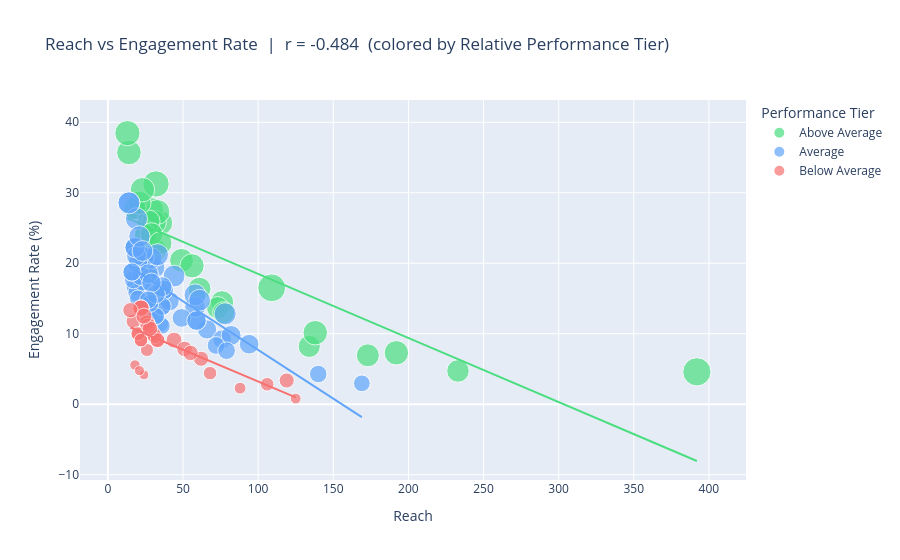

This figure's notebook cell:
### Markdown cell above
## 7. Reach vs Engagement Rate Correlation

> This chart illustrates the reach bias directly —
> posts with higher reach tend to have lower ER even with similar absolute engagements.

### Code cell
if denom_col and denom_col in df.columns:
    plot_df = df[[denom_col, er_col, ps_col, tier_rel]].dropna()
    corr    = plot_df[denom_col].corr(plot_df[er_col])

    print(f"Pearson correlation ({denom_col} vs ER): {corr:.3f}")
    if corr < -0.2:
        print(f"→ Negative correlation confirms reach bias:")
        print(f"  Posts with more reach tend to have lower ER.")
        print(f"  This is why Performance Score is needed alongside ER.")

    fig = px.scatter(
        plot_df,
        x=denom_col, y=er_col,
        color=tier_rel,
        size=ps_col,
        color_discrete_map={
            "Above Average": "#4ade80",
            "Average":       "#60a5fa",
            "Below Average": "#f87171"
        },
        trendline="ols",
        title=f"Reach vs Engagement Rate  |  r = {corr:.3f}  (colored by Relative Performance Tier)",
        labels={
            denom_col: denom_col.replace("_"," ").title(),
            er_col:    "Engagement Rate (%)",
            tier_rel:  "Performance Tier"
        }
    )
    fig.show()

### Figure 1 — Plotly figure (JSON) as saved in the notebook; plotly's stock layout.template omitted (floating-point values rounded to 4 significant figures)
{"data": [{"hovertemplate": "Performance Tier=Above Average<br>Reach=%{x}<br>Engagement Rate (%)=%{y}<br>performance_score=%{marker.size}<extra></extra>", "legendgroup": "Above Average", "marker": {"color": "#4ade80", "size": [48.49, 39.94, 41.24, 48.53, 64.78, 47.95, 62.74, 40.92, 40.92, 39.57, 40.92, 46.2, 43.37, 45.95, 42.38, 56.35, 50.05, 39.82, 43.9, 48.97, 51.77, 39.57, 44.12, 40.19, 42.14, 48.38, 47.73, 42.71, 43.33, 48.7, 39.66], "sizemode": "area", "sizeref": 0.162, "symbol": "circle"}, "mode": "markers", "name": "Above Average", "orientation": "v", "showlegend": true, "type": "scatter", "x": [192.0, 32.0, 233.0, 35.0, 392.0, 29.0, 109.0, 18.0, 18.0, 25.0, 18.0, 31.0, 76.0, 49.0, 61.0, 32.0, 33.0, 134.0, 27.0, 14.0, 13.0, 25.0, 21.0, 73.0, 29.0, 23.0, 56.0, 173.0, 35.0, 138.0, 77.0], "xaxis": "x", "y": [7.292, 21.88, 4.721, 25.71, 4.592, 27.59, 16.51, 27.78, 27.78, 24.0, 27.78, 25.81, 14.47, 20.41, 16.39, 31.25, 27.27, 8.209, 25.93, 35.71, 38.46, 24.0, 28.57, 13.7, 24.14, 30.43, 19.64, 6.936, 22.86, 10.14, 12.99], "yaxis": "y"}, {"hovertemplate": "<b>OLS trendline</b><br>engagement_rate_pct = -0.0908999 * reach + 27.5756<br>R<sup>2</sup>=0.671989<br><br>Performance Tier=Above Average<br>Reach=%{x}<br>Engagement Rate (%)=%{y} <b>(trend)</b><extra></extra>", "legendgroup": "Above Average", "marker": {"color": "#4ade80", "symbol": "circle"}, "mode": "lines", "name": "Above Average", "showlegend": false, "type": "scatter", "x": [13.0, 14.0, 18.0, 18.0, 18.0, 21.0, 23.0, 25.0, 25.0, 27.0, 29.0, 29.0, 31.0, 32.0, 32.0, 33.0, 35.0, 35.0, 49.0, 56.0, 61.0, 73.0, 76.0, 77.0, 109.0, 134.0, 138.0, 173.0, 192.0, 233.0, 392.0], "xaxis": "x", "y": [26.39, 26.3, 25.94, 25.94, 25.94, 25.67, 25.48, 25.3, 25.3, 25.12, 24.94, 24.94, 24.76, 24.67, 24.67, 24.58, 24.39, 24.39, 23.12, 22.49, 22.03, 20.94, 20.67, 20.58, 17.67, 15.39, 15.03, 11.85, 10.12, 6.396, -8.057], "yaxis": "y"}, {"hovertemplate": "Performance Tier=Average<br>Reach=%{x}<br>Engagement Rate (%)=%{y}<br>performance_score=%{marker.size}<extra></extra>", "legendgroup": "Average", "marker": {"color": "#60a5fa", "size": [27.39, 35.04, 22.56, 34.0, 26.22, 29.95, 24.92, 31.42, 32.92, 32.92, 29.01, 31.11, 24.06, 23.89, 30.9, 22.28, 28.55, 30.64, 25.17, 23.52, 32.09, 28.15, 38.93, 35.08, 25.17, 32.11, 25.67, 36.33, 25.89, 28.57, 32.09, 23.29, 39.32, 24.93, 32.5, 34.0, 39.1, 30.71, 28.92, 27.39, 26.98, 30.9, 31.75, 31.75, 23.52, 26.98, 22.81, 39.45, 39.3, 25.17, 39.32, 39.54, 32.92, 36.94, 28.99, 38.46, 25.26, 34.89, 30.52, 25.67], "sizemode": "area", "sizeref": 0.162, "symbol": "circle"}, "mode": "markers", "name": "Average", "orientation": "v", "showlegend": true, "type": "scatter", "x": [36.0, 31.0, 35.0, 24.0, 26.0, 66.0, 18.0, 94.0, 18.0, 18.0, 76.0, 28.0, 19.0, 31.0, 59.0, 36.0, 33.0, 41.0, 28.0, 32.0, 37.0, 23.0, 44.0, 58.0, 28.0, 82.0, 72.0, 29.0, 17.0, 49.0, 37.0, 20.0, 14.0, 140.0, 36.0, 24.0, 58.0, 20.0, 22.0, 36.0, 16.0, 59.0, 19.0, 27.0, 32.0, 16.0, 169.0, 19.0, 33.0, 28.0, 14.0, 78.0, 18.0, 21.0, 32.0, 61.0, 79.0, 23.0, 29.0, 27.0], "xaxis": "x", "y": [13.89, 19.35, 11.43, 20.83, 15.38, 10.61, 16.67, 8.511, 22.22, 22.22, 9.21, 17.86, 15.79, 12.9, 11.86, 11.11, 15.15, 14.63, 14.29, 12.5, 16.22, 17.39, 18.18, 13.79, 14.29, 9.756, 8.333, 20.69, 17.65, 12.24, 16.22, 15.0, 28.57, 4.286, 16.67, 20.83, 15.52, 20.0, 18.18, 13.89, 18.75, 11.86, 21.05, 18.52, 12.5, 18.75, 2.959, 26.32, 21.21, 14.29, 28.57, 12.82, 22.22, 23.81, 15.62, 14.75, 7.595, 21.74, 17.24, 14.81], "yaxis": "y"}, {"hovertemplate": "<b>OLS trendline</b><br>engagement_rate_pct = -0.138109 * reach + 21.5049<br>R<sup>2</sup>=0.596779<br><br>Performance Tier=Average<br>Reach=%{x}<br>Engagement Rate (%)=%{y} <b>(trend)</b><extra></extra>", "legendgroup": "Average", "marker": {"color": "#60a5fa", "symbol": "circle"}, "mode": "lines", "name": "Average", "showlegend": false, "type": "scatter", "x": [14.0, 14.0, 16.0, 16.0, 17.0, 18.0, 18.0, 18.0, 18.0, 19.0, 19.0, 19.0, 20.0, 20.0, 21.0, 22.0, 23.0, 23.0, 24.0, 24.0, 26.0, 27.0, 27.0, 28.0, 28.0, 28.0, 28.0, 29.0, 29.0, 31.0, 31.0, 32.0, 32.0, 32.0, 33.0, 33.0, 35.0, 36.0, 36.0, 36.0, 36.0, 37.0, 37.0, 41.0, 44.0, 49.0, 58.0, 58.0, 59.0, 59.0, 61.0, 66.0, 72.0, 76.0, 78.0, 79.0, 82.0, 94.0, 140.0, 169.0], "xaxis": "x", "y": [19.57, 19.57, 19.3, 19.3, 19.16, 19.02, 19.02, 19.02, 19.02, 18.88, 18.88, 18.88, 18.74, 18.74, 18.6, 18.47, 18.33, 18.33, 18.19, 18.19, 17.91, 17.78, 17.78, 17.64, 17.64, 17.64, 17.64, 17.5, 17.5, 17.22, 17.22, 17.09, 17.09, 17.09, 16.95, 16.95, 16.67, 16.53, 16.53, 16.53, 16.53, 16.39, 16.39, 15.84, 15.43, 14.74, 13.49, 13.49, 13.36, 13.36, 13.08, 12.39, 11.56, 11.01, 10.73, 10.59, 10.18, 8.523, 2.17, -1.835], "yaxis": "y"}, {"hovertemplate": "Performance Tier=Below Average<br>Reach=%{x}<br>Engagement Rate (%)=%{y}<br>performance_score=%{marker.size}<extra></extra>", "legendgroup": "Below Average", "marker": {"color": "#f87171", "size": [13.77, 18.76, 18.46, 21.97, 15.86, 14.72, 21.97, 19.24, 15.02, 19.99, 7.78, 17.8, 9.43, 17.55, 18.6, 20.59, 18.31, 8.92, 11.3, 15.02, 15.86, 19.65, 8.25, 19.99, 19.6, 17.8, 19.26, 21.97, 19.24, 19.08, 15.02, 20.89], "sizemode": "area", "sizeref": 0.162, "symbol": "circle"}, "mode": "markers", "name": "Below Average", "orientation": "v", "showlegend": true, "type": "scatter", "x": [26.0, 62.0, 119.0, 22.0, 20.0, 68.0, 22.0, 28.0, 106.0, 26.0, 24.0, 33.0, 125.0, 17.0, 30.0, 44.0, 31.0, 18.0, 88.0, 22.0, 20.0, 51.0, 21.0, 26.0, 27.0, 33.0, 55.0, 22.0, 28.0, 15.0, 22.0, 24.0], "xaxis": "x", "y": [7.692, 6.452, 3.361, 13.64, 10.0, 4.412, 13.64, 10.71, 2.83, 11.54, 4.167, 9.091, 0.8, 11.76, 10.0, 9.091, 9.677, 5.556, 2.273, 9.091, 10.0, 7.843, 4.762, 11.54, 11.11, 9.091, 7.273, 13.64, 10.71, 13.33, 9.091, 12.5], "yaxis": "y"}, {"hovertemplate": "<b>OLS trendline</b><br>engagement_rate_pct = -0.0901029 * reach + 12.2362<br>R<sup>2</sup>=0.575706<br><br>Performance Tier=Below Average<br>Reach=%{x}<br>Engagement Rate (%)=%{y} <b>(trend)</b><extra></extra>", "legendgroup": "Below Average", "marker": {"color": "#f87171", "symbol": "circle"}, "mode": "lines", "name": "Below Average", "showlegend": false, "type": "scatter", "x": [15.0, 17.0, 18.0, 20.0, 20.0, 21.0, 22.0, 22.0, 22.0, 22.0, 22.0, 24.0, 24.0, 26.0, 26.0, 26.0, 27.0, 28.0, 28.0, 30.0, 31.0, 33.0, 33.0, 44.0, 51.0, 55.0, 62.0, 68.0, 88.0, 106.0, 119.0, 125.0], "xaxis": "x", "y": [10.88, 10.7, 10.61, 10.43, 10.43, 10.34, 10.25, 10.25, 10.25, 10.25, 10.25, 10.07, 10.07, 9.893, 9.893, 9.893, 9.803, 9.713, 9.713, 9.533, 9.443, 9.263, 9.263, 8.272, 7.641, 7.28, 6.65, 6.109, 4.307, 2.685, 1.514, 0.9733], "yaxis": "y"}], "layout": {"legend": {"itemsizing": "constant", "title": {"text": "Performance Tier"}, "tracegroupgap": 0}, "title": {"text": "Reach vs Engagement Rate  |  r = -0.484  (colored by Relative Performance Tier)"}, "xaxis": {"anchor": "y", "domain": [0, 1], "title": {"text": "Reach"}}, "yaxis": {"anchor": "x", "domain": [0, 1], "title": {"text": "Engagement Rate (%)"}}}}
